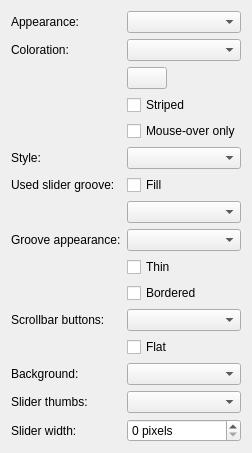
     <widget class="QWidget" name="page_3">
      <layout class="QFormLayout" name="formLayout_4">
       <item row="0" column="0">
        <widget class="QLabel" name="label_11">
         <property name="text">
          <string>Appearance:</string>
         </property>
        </widget>
       </item>
       <item row="0" column="1">
        <widget class="QComboBox" name="sliderAppearance">
         <property name="toolTip">
          <string>&lt;p&gt;Controls the appearance of both scrollbar sliders and other sliders.&lt;/p&gt;</string>
         </property>
        </widget>
       </item>
       <item row="1" column="0">
        <widget class="QLabel" name="label_12">
         <property name="text">
          <string>Coloration:</string>
         </property>
        </widget>
       </item>
       <item row="1" column="1">
        <widget class="QComboBox" name="shadeSliders">
         <property name="toolTip">
          <string>&lt;p&gt;Controls the color setting of both scrollbar sliders and other sliders.&lt;/p&gt;</string>
         </property>
        </widget>
       </item>
       <item row="2" column="1">
        <widget class="KColorButton" name="customSlidersColor">
         <property name="sizePolicy">
          <sizepolicy hsizetype="Fixed" vsizetype="Fixed">
           <horstretch>0</horstretch>
           <verstretch>0</verstretch>
          </sizepolicy>
         </property>
         <property name="toolTip">
          <string>&lt;p&gt;Sets the custom color.&lt;/p&gt;</string>
         </property>
         <property name="text">
          <string/>
         </property>
        </widget>
       </item>
       <item row="4" column="1">
        <widget class="QCheckBox" name="colorSliderMouseOver">
         <property name="toolTip">
          <string>&lt;p&gt;Controls whether the coloration happens all the time, or only when the mouse hovers over the slider.&lt;/p&gt;</string>
         </property>
         <property name="text">
          <string>Mouse-over only</string>
         </property>
        </widget>
       </item>
       <item row="5" column="0">
        <widget class="QLabel" name="label_13">
         <property name="text">
          <string>Style:</string>
         </property>
        </widget>
       </item>
       <item row="5" column="1">
        <widget class="QComboBox" name="sliderStyle">
         <property name="toolTip">
          <string>&lt;p&gt;Controls the appearance of standard sliders - i.e. not scrollbar sliders. 'Triangular' is very similar to plastik's sliders.&lt;/p&gt;</string>
         </property>
        </widget>
       </item>
       <item row="6" column="0">
        <widget class="QLabel" name="label_50">
         <property name="text">
          <string>Used slider groove:</string>
         </property>
        </widget>
       </item>
       <item row="6" column="1">
        <widget class="QCheckBox" name="fillSlider">
         <property name="toolTip">
          <string>&lt;p&gt;Indicates whether the used part of a slider's groove should be filled or not. (Does not affect scrollbar sliders).&lt;/p&gt;</string>
         </property>
         <property name="text">
          <string>Fill</string>
         </property>
        </widget>
       </item>
       <item row="7" column="1">
        <widget class="QComboBox" name="sliderFill">
         <property name="toolTip">
          <string>&lt;p&gt;Controls the gradient setting used for the used part of a standard sliders' groove.&lt;/p&gt;</string>
         </property>
        </widget>
       </item>
       <item row="8" column="0">
        <widget class="QLabel" name="label_30">
         <property name="text">
          <string>&lt;p&gt;Groove appearance:&lt;/p&gt;</string>
         </property>
        </widget>
       </item>
       <item row="8" column="1">
        <widget class="QComboBox" name="grooveAppearance">
         <property name="toolTip">
          <string>&lt;p&gt;Controls the gradient setting used for both scrollbar sliders, and other sliders.&lt;/p&gt;</string>
         </property>
        </widget>
       </item>
       <item row="9" column="1">
        <widget class="QCheckBox" name="thinSbarGroove">
         <property name="toolTip">
          <string>&lt;p&gt;Controls whether scrollbar slider grooves should be the same thickness as the slider, or be thinner (and more like the groove of a standard slider).&lt;/p&gt;</string>
         </property>
         <property name="text">
          <string>Thin</string>
         </property>
        </widget>
       </item>
       <item row="10" column="1">
        <widget class="QCheckBox" name="borderSbarGroove">
         <property name="text">
          <string>Bordered</string>
         </property>
        </widget>
       </item>
       <item row="11" column="0">
        <widget class="QLabel" name="label_14">
         <property name="text">
          <string>Scrollbar buttons:</string>
         </property>
        </widget>
       </item>
       <item row="11" column="1">
        <widget class="QComboBox" name="scrollbarType">
         <property name="toolTip">
          <string>&lt;p&gt;This controls the position, and number, of buttons on a scrollbar.
            &lt;ul&gt;&lt;li&gt;KDE - 1 button at the top/left, and two at the bottom/right&lt;/li&gt;&lt;li&gt;Windows - 1 button at each end&lt;/li&gt;&lt;li&gt;Platinum - no buttons at the top/left, two at bottom/right&lt;/li&gt;&lt;li&gt;Next - two buttons at the top/left, none at bottom/right&lt;/li&gt;&lt;li&gt;None - no buttons, only the slider&lt;/li&gt;&lt;/ul&gt;&lt;/p&gt;</string>
         </property>
        </widget>
       </item>
       <item row="12" column="1">
        <widget class="QCheckBox" name="flatSbarButtons">
         <property name="toolTip">
          <string>&lt;p&gt;If enabled, then scrollbar buttons are not drawn and only the arrows will appear.&lt;/p&gt;</string>
         </property>
         <property name="text">
          <string>Flat</string>
         </property>
        </widget>
       </item>
       <item row="13" column="0">
        <widget class="QLabel" name="label_32">
         <property name="text">
          <string>Background:</string>
         </property>
        </widget>
       </item>
       <item row="13" column="1">
        <widget class="QComboBox" name="sbarBgndAppearance">
         <property name="toolTip">
          <string>&lt;p&gt;Configures the background gradient to be used with 'Flat' scrollbar buttons.&lt;/p&gt;</string>
         </property>
        </widget>
       </item>
       <item row="14" column="0">
        <widget class="QLabel" name="label_15">
         <property name="text">
          <string>Slider thumbs:</string>
         </property>
        </widget>
       </item>
       <item row="14" column="1">
        <widget class="QComboBox" name="sliderThumbs">
         <property name="toolTip">
          <string>&lt;p&gt;Defines what markings should be placed in the center of scrollbar sliders (and plain style sliders).&lt;/p&gt;</string>
         </property>
        </widget>
       </item>
       <item row="15" column="0">
        <widget class="QLabel" name="label_15a">
         <property name="text">
          <string>Slider width:</string>
         </property>
        </widget>
       </item>
       <item row="15" column="1">
        <widget class="QSpinBox" name="sliderWidth">
         <property name="toolTip">
          <string>&lt;p&gt;Controls the width of scrollbar sliders, and plain style sliders.&lt;/p&gt;</string>
         </property>
         <property name="suffix">
          <string> pixels</string>
         </property>
         <property name="prefix">
          <string/>
         </property>
        </widget>
       </item>
       <item row="3" column="1">
        <widget class="QCheckBox" name="stripedSbar">
         <property name="toolTip">
          <string>&lt;p&gt;If enabled, a fading stripe will be added.&lt;/p&gt;</string>
         </property>
         <property name="text">
          <string>Striped</string>
         </property>
        </widget>
       </item>
      </layout>
     </widget>
